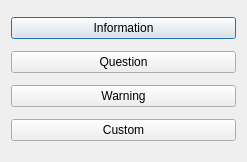
<?xml version="1.0" encoding="UTF-8"?>
<ui version="4.0">
 <class>Dialog</class>
 <widget class="QDialog" name="Dialog">
  <property name="geometry">
   <rect>
    <x>0</x>
    <y>0</y>
    <width>247</width>
    <height>162</height>
   </rect>
  </property>
  <property name="windowTitle">
   <string>Dialog</string>
  </property>
  <layout class="QVBoxLayout" name="verticalLayout">
   <item>
    <widget class="QPushButton" name="pushButton">
     <property name="text">
      <string>Information</string>
     </property>
    </widget>
   </item>
   <item>
    <widget class="QPushButton" name="pushButton_2">
     <property name="text">
      <string>Question</string>
     </property>
    </widget>
   </item>
   <item>
    <widget class="QPushButton" name="pushButton_3">
     <property name="text">
      <string>Warning</string>
     </property>
    </widget>
   </item>
   <item>
    <widget class="QPushButton" name="pushButton_4">
     <property name="text">
      <string>Custom</string>
     </property>
    </widget>
   </item>
  </layout>
 </widget>
 <layoutdefault spacing="6" margin="11"/>
 <resources/>
 <connections/>
</ui>
